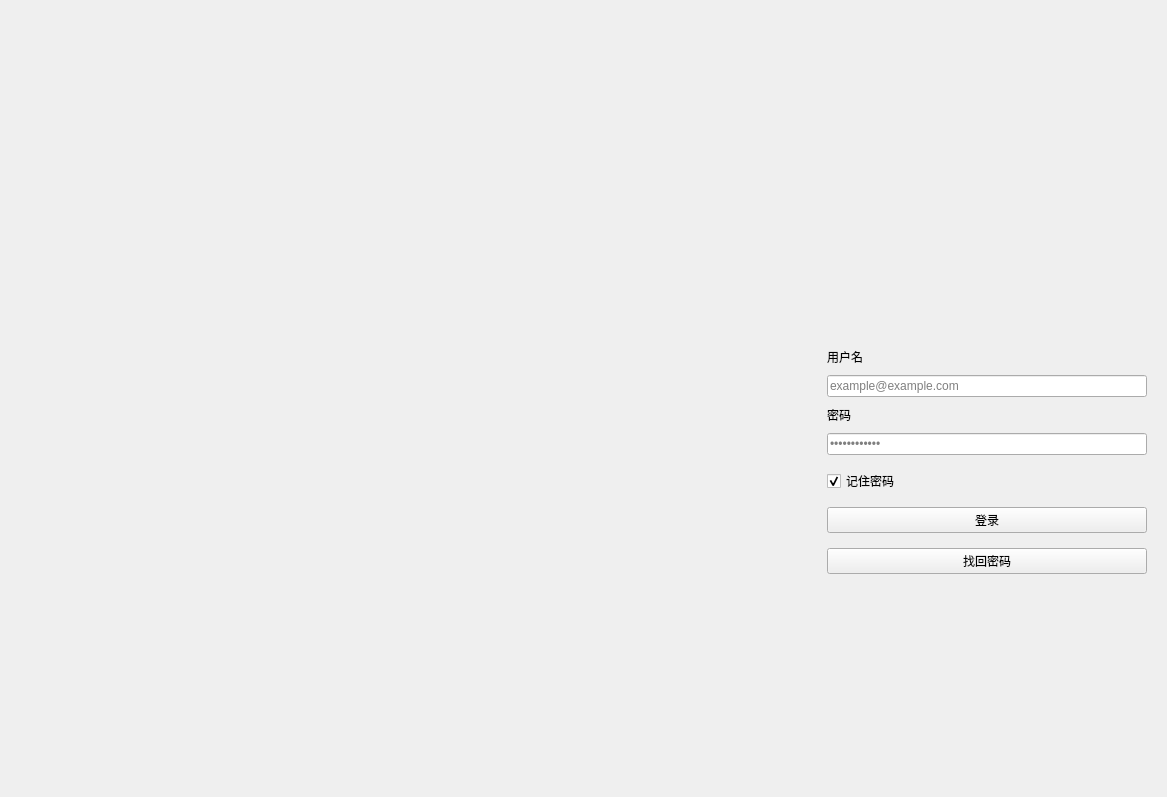
<?xml version="1.0" encoding="UTF-8"?>
<ui version="4.0">
 <class>Form</class>
 <widget class="QWidget" name="Form">
  <property name="geometry">
   <rect>
    <x>0</x>
    <y>0</y>
    <width>1167</width>
    <height>797</height>
   </rect>
  </property>
  <property name="minimumSize">
   <size>
    <width>700</width>
    <height>500</height>
   </size>
  </property>
  <property name="windowTitle">
   <string>Form</string>
  </property>
  <layout class="QHBoxLayout" name="horizontalLayout">
   <property name="spacing">
    <number>0</number>
   </property>
   <property name="leftMargin">
    <number>0</number>
   </property>
   <property name="topMargin">
    <number>0</number>
   </property>
   <property name="rightMargin">
    <number>0</number>
   </property>
   <property name="bottomMargin">
    <number>0</number>
   </property>
   <item>
    <widget class="QLabel" name="label">
     <property name="text">
      <string/>
     </property>
     <property name="pixmap">
      <pixmap>:/images/background.jpg</pixmap>
     </property>
     <property name="scaledContents">
      <bool>true</bool>
     </property>
    </widget>
   </item>
   <item>
    <widget class="QWidget" name="widget" native="true">
     <property name="sizePolicy">
      <sizepolicy hsizetype="Preferred" vsizetype="Preferred">
       <horstretch>0</horstretch>
       <verstretch>0</verstretch>
      </sizepolicy>
     </property>
     <property name="minimumSize">
      <size>
       <width>360</width>
       <height>0</height>
      </size>
     </property>
     <property name="maximumSize">
      <size>
       <width>360</width>
       <height>16777215</height>
      </size>
     </property>
     <property name="styleSheet">
      <string notr="true">QLabel{
	font: 13px 'Microsoft YaHei'
}</string>
     </property>
     <layout class="QVBoxLayout" name="verticalLayout_2">
      <property name="spacing">
       <number>9</number>
      </property>
      <property name="leftMargin">
       <number>20</number>
      </property>
      <property name="topMargin">
       <number>20</number>
      </property>
      <property name="rightMargin">
       <number>20</number>
      </property>
      <property name="bottomMargin">
       <number>20</number>
      </property>
      <item>
       <spacer name="verticalSpacer">
        <property name="orientation">
         <enum>Qt::Vertical</enum>
        </property>
        <property name="sizeHint" stdset="0">
         <size>
          <width>20</width>
          <height>40</height>
         </size>
        </property>
       </spacer>
      </item>
      <item alignment="Qt::AlignHCenter">
       <widget class="QLabel" name="label_2">
        <property name="enabled">
         <bool>true</bool>
        </property>
        <property name="sizePolicy">
         <sizepolicy hsizetype="Preferred" vsizetype="Expanding">
          <horstretch>0</horstretch>
          <verstretch>0</verstretch>
         </sizepolicy>
        </property>
        <property name="minimumSize">
         <size>
          <width>100</width>
          <height>100</height>
         </size>
        </property>
        <property name="maximumSize">
         <size>
          <width>100</width>
          <height>100</height>
         </size>
        </property>
        <property name="text">
         <string/>
        </property>
        <property name="pixmap">
         <pixmap>:/images/logo.png</pixmap>
        </property>
        <property name="scaledContents">
         <bool>true</bool>
        </property>
       </widget>
      </item>
      <item>
       <spacer name="verticalSpacer_3">
        <property name="orientation">
         <enum>Qt::Vertical</enum>
        </property>
        <property name="sizeType">
         <enum>QSizePolicy::Fixed</enum>
        </property>
        <property name="sizeHint" stdset="0">
         <size>
          <width>20</width>
          <height>15</height>
         </size>
        </property>
       </spacer>
      </item>
      <item>
       <widget class="BodyLabel" name="label_5">
        <property name="text">
         <string>用户名</string>
        </property>
       </widget>
      </item>
      <item>
       <widget class="LineEdit" name="lineEdit_3">
        <property name="placeholderText">
         <string>example@example.com</string>
        </property>
        <property name="clearButtonEnabled">
         <bool>true</bool>
        </property>
       </widget>
      </item>
      <item>
       <widget class="BodyLabel" name="label_6">
        <property name="text">
         <string>密码</string>
        </property>
       </widget>
      </item>
      <item>
       <widget class="LineEdit" name="lineEdit_4">
        <property name="echoMode">
         <enum>QLineEdit::Password</enum>
        </property>
        <property name="placeholderText">
         <string>••••••••••••</string>
        </property>
        <property name="clearButtonEnabled">
         <bool>true</bool>
        </property>
       </widget>
      </item>
      <item>
       <spacer name="verticalSpacer_5">
        <property name="orientation">
         <enum>Qt::Vertical</enum>
        </property>
        <property name="sizeType">
         <enum>QSizePolicy::Fixed</enum>
        </property>
        <property name="sizeHint" stdset="0">
         <size>
          <width>20</width>
          <height>5</height>
         </size>
        </property>
       </spacer>
      </item>
      <item>
       <widget class="CheckBox" name="checkBox">
        <property name="text">
         <string>记住密码</string>
        </property>
        <property name="checked">
         <bool>true</bool>
        </property>
       </widget>
      </item>
      <item>
       <spacer name="verticalSpacer_4">
        <property name="orientation">
         <enum>Qt::Vertical</enum>
        </property>
        <property name="sizeType">
         <enum>QSizePolicy::Fixed</enum>
        </property>
        <property name="sizeHint" stdset="0">
         <size>
          <width>20</width>
          <height>5</height>
         </size>
        </property>
       </spacer>
      </item>
      <item>
       <widget class="PrimaryPushButton" name="pushButton">
        <property name="text">
         <string>登录</string>
        </property>
       </widget>
      </item>
      <item>
       <spacer name="verticalSpacer_6">
        <property name="orientation">
         <enum>Qt::Vertical</enum>
        </property>
        <property name="sizeType">
         <enum>QSizePolicy::Fixed</enum>
        </property>
        <property name="sizeHint" stdset="0">
         <size>
          <width>20</width>
          <height>6</height>
         </size>
        </property>
       </spacer>
      </item>
      <item>
       <widget class="HyperlinkButton" name="pushButton_2">
        <property name="text">
         <string>找回密码</string>
        </property>
       </widget>
      </item>
      <item>
       <spacer name="verticalSpacer_2">
        <property name="orientation">
         <enum>Qt::Vertical</enum>
        </property>
        <property name="sizeHint" stdset="0">
         <size>
          <width>20</width>
          <height>40</height>
         </size>
        </property>
       </spacer>
      </item>
     </layout>
    </widget>
   </item>
  </layout>
 </widget>
 <customwidgets>
  <customwidget>
   <class>CheckBox</class>
   <extends>QCheckBox</extends>
   <header>qfluentwidgets</header>
  </customwidget>
  <customwidget>
   <class>HyperlinkButton</class>
   <extends>QPushButton</extends>
   <header>qfluentwidgets</header>
  </customwidget>
  <customwidget>
   <class>PushButton</class>
   <extends>QPushButton</extends>
   <header>qfluentwidgets</header>
  </customwidget>
  <customwidget>
   <class>PrimaryPushButton</class>
   <extends>PushButton</extends>
   <header>qfluentwidgets</header>
  </customwidget>
  <customwidget>
   <class>BodyLabel</class>
   <extends>QLabel</extends>
   <header>qfluentwidgets</header>
  </customwidget>
  <customwidget>
   <class>LineEdit</class>
   <extends>QLineEdit</extends>
   <header>qfluentwidgets</header>
  </customwidget>
 </customwidgets>
 <resources>
  <include location="icons.qrc"/>
  <include location="../resource.qrc"/>
 </resources>
 <connections/>
</ui>
